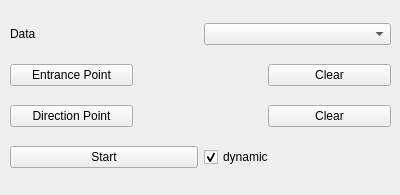
<?xml version="1.0" encoding="UTF-8"?>
<ui version="4.0">
 <class>WireSimulationView</class>
 <widget class="QWidget" name="WireSimulationView">
  <property name="geometry">
   <rect>
    <x>0</x>
    <y>0</y>
    <width>400</width>
    <height>195</height>
   </rect>
  </property>
  <property name="windowTitle">
   <string>Form</string>
  </property>
  <widget class="QWidget" name="verticalLayoutWidget">
   <property name="geometry">
    <rect>
     <x>10</x>
     <y>10</y>
     <width>381</width>
     <height>171</height>
    </rect>
   </property>
   <layout class="QVBoxLayout" name="verticalLayout">
    <item>
     <layout class="QHBoxLayout" name="horizontalLayout">
      <item>
       <widget class="QLabel" name="label">
        <property name="text">
         <string>Data</string>
        </property>
       </widget>
      </item>
      <item>
       <widget class="QmitkDataStorageComboBox" name="DataSelector"/>
      </item>
     </layout>
    </item>
    <item>
     <layout class="QHBoxLayout" name="horizontalLayout_2">
      <item>
       <widget class="QPushButton" name="SelectEntrancePointBtn">
        <property name="text">
         <string>Entrance Point</string>
        </property>
        <property name="checkable">
         <bool>true</bool>
        </property>
       </widget>
      </item>
      <item>
       <widget class="QLabel" name="EntrancePointLabel">
        <property name="text">
         <string/>
        </property>
       </widget>
      </item>
      <item>
       <widget class="QPushButton" name="ClearEntrancePointBtn">
        <property name="text">
         <string>Clear</string>
        </property>
       </widget>
      </item>
     </layout>
    </item>
    <item>
     <layout class="QHBoxLayout" name="horizontalLayout_3">
      <item>
       <widget class="QPushButton" name="SelectDirectionPointBtn">
        <property name="text">
         <string>Direction Point</string>
        </property>
        <property name="checkable">
         <bool>true</bool>
        </property>
       </widget>
      </item>
      <item>
       <widget class="QLabel" name="DirectionPointLabel">
        <property name="text">
         <string/>
        </property>
       </widget>
      </item>
      <item>
       <widget class="QPushButton" name="ClearDirectionPointBtn">
        <property name="text">
         <string>Clear</string>
        </property>
       </widget>
      </item>
     </layout>
    </item>
    <item>
     <layout class="QHBoxLayout" name="horizontalLayout_4">
      <item>
       <widget class="QPushButton" name="ApplyBtn">
        <property name="text">
         <string>Start</string>
        </property>
       </widget>
      </item>
      <item>
       <widget class="QCheckBox" name="DynamicCB">
        <property name="text">
         <string>dynamic</string>
        </property>
        <property name="checked">
         <bool>true</bool>
        </property>
       </widget>
      </item>
     </layout>
    </item>
   </layout>
  </widget>
 </widget>
 <customwidgets>
  <customwidget>
   <class>QmitkDataStorageComboBox</class>
   <extends>QComboBox</extends>
   <header>QmitkDataStorageComboBox.h</header>
  </customwidget>
 </customwidgets>
 <resources/>
 <connections/>
</ui>
